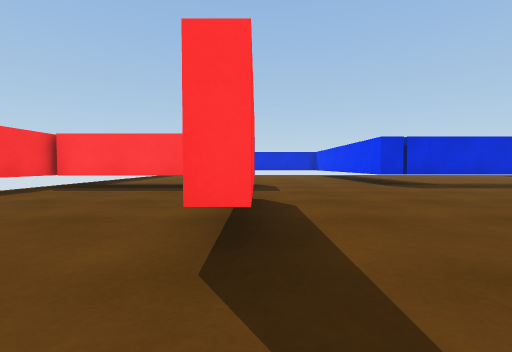
[1] (above)

23 first-person views from a walk through a Unity game level. The camera is 0.51 m above the floor, tilts 2° down and sees 85° across. The floor is counted in squares, 1 m on a side. Each view is taken from the middle of a square. On the plan, view 1 faces up. The plan holds only what a view shows up to about 9 squares ahead; the rest is blank.

[2]
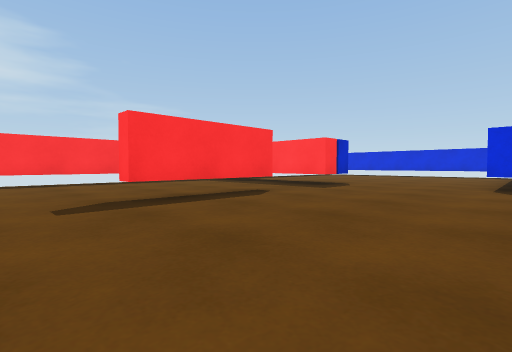

[3]
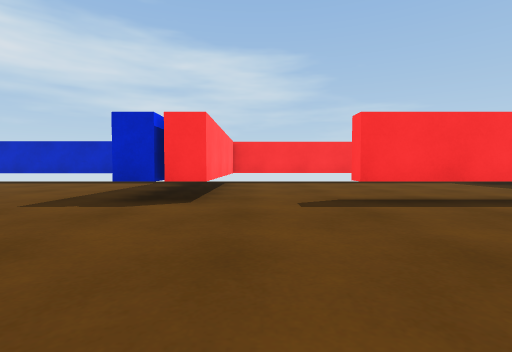

[4]
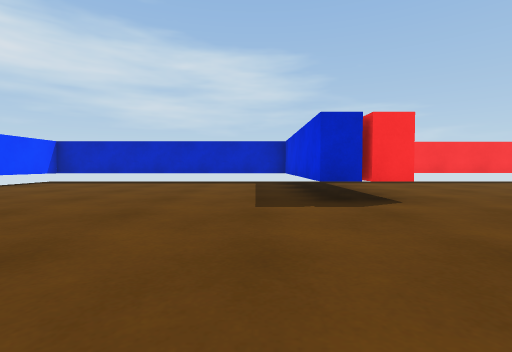

[5]
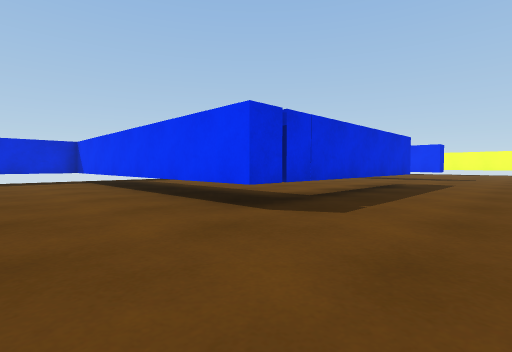

[6]
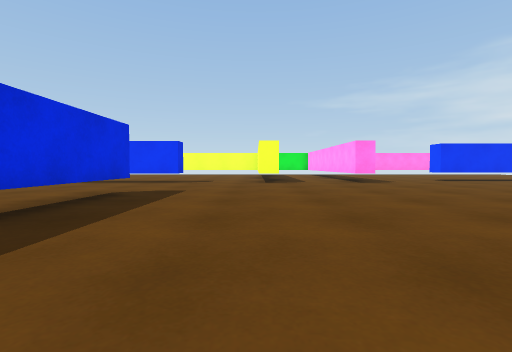

[7]
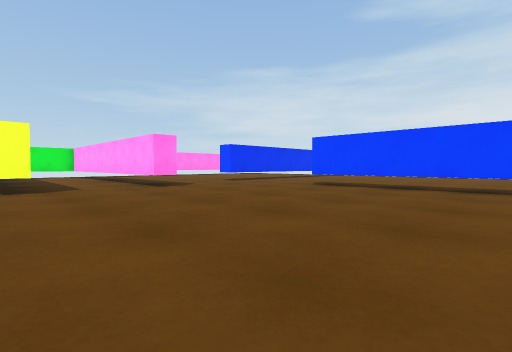

[8]
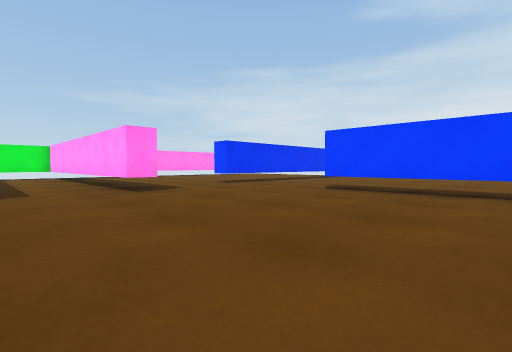

[9]
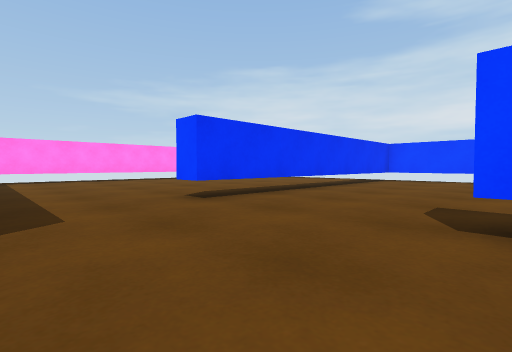

[10]
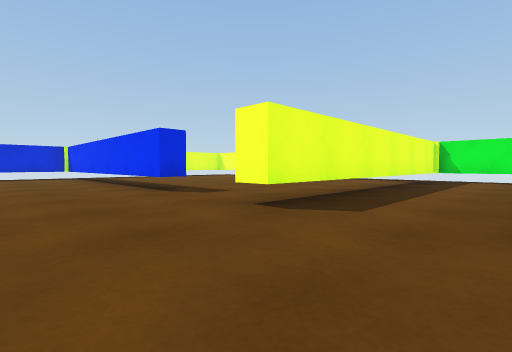

[11]
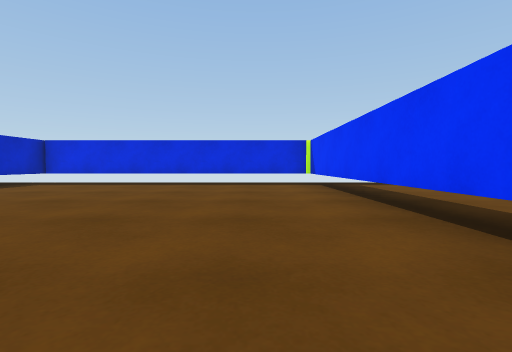

[12]
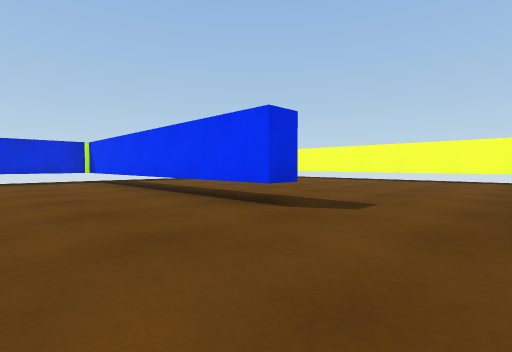

[13]
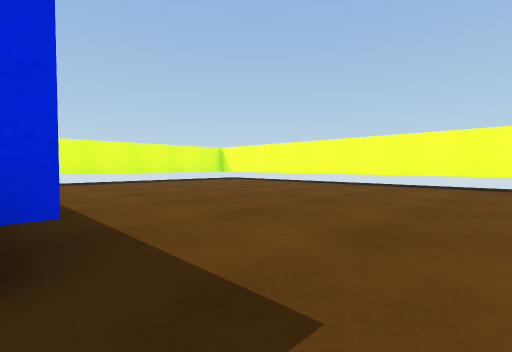

[14]
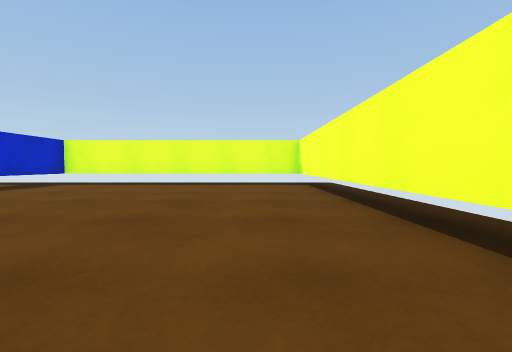

[15]
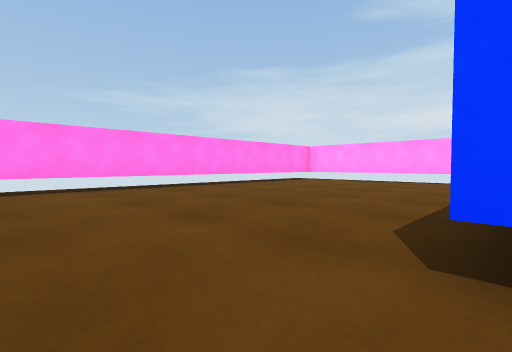

[16]
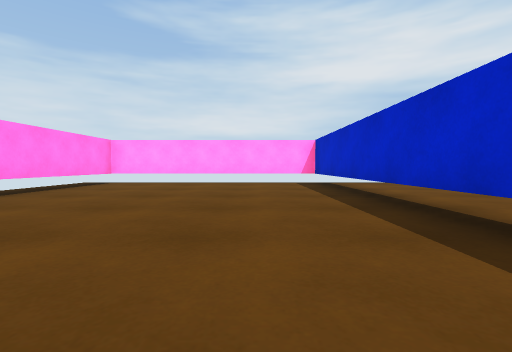

[17]
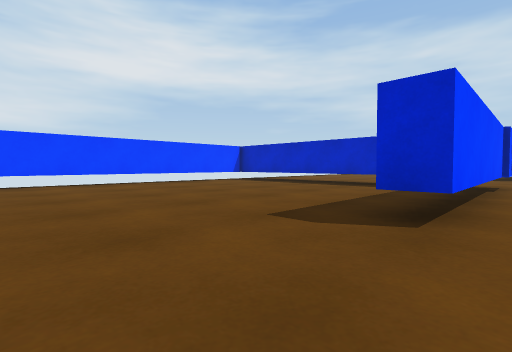

[18]
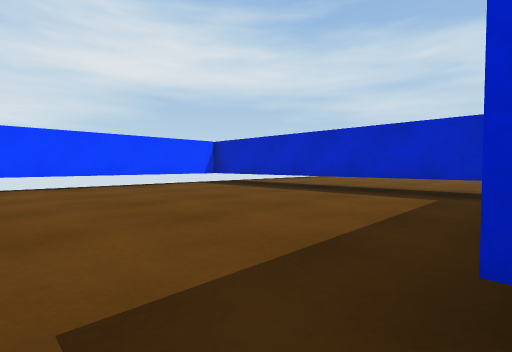

[19]
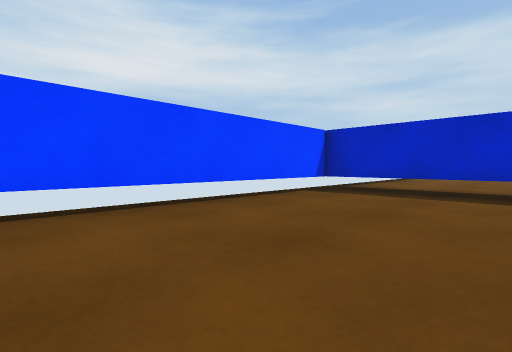

[20]
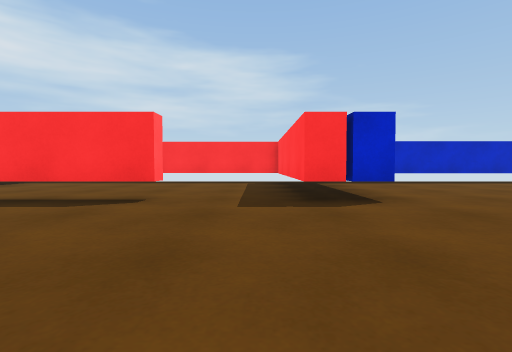

[21]
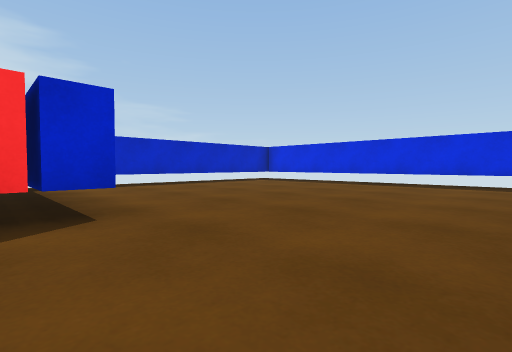

[22]
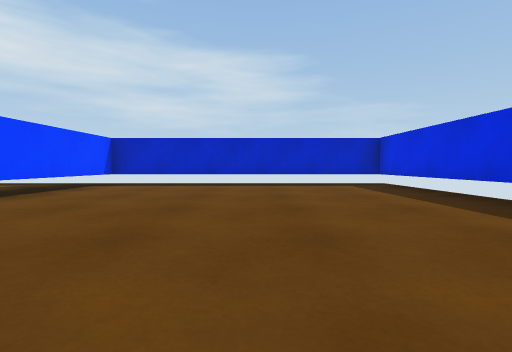

[23]
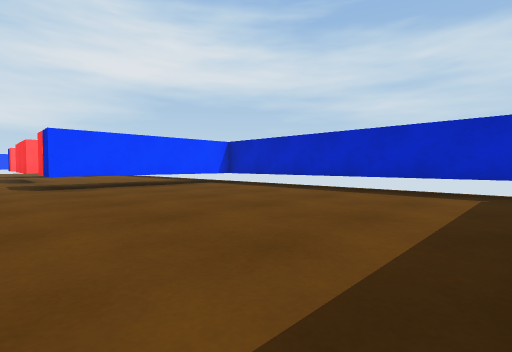

### Floor plan
Key: @ floor where view 1 was taken; # wall or solid block; . floor; T thing the floor can be seen under or through.
Columns run from 5 left of view 1 to 21 right of it. Each row starts with its distance up from view 1.
 16 ###########################
 15 #........#........T.......#
 14 #........#........T.......#
 13 #........T........T.......#
 12 #........T........T.......#
 11 #........T........T.......#
 10 #........T........T.......#
  9 #........T........T.......#
  8 ##TTTT...TTTTTT...T.......#
  7 #TTTTT....................#
  6 #.........................#
  5 #.................TTTTTT###
  4 #....T....................#
  3 #....T.... ...............#
  2 #....T.... .......######  #
  1 #......... .............. #
  0 #....@.... ...............#
 -1 ######...  ...............#
 -2 ######....TTTTTT...T......#
 -3 #.........T........T......#
 -4 #.........T........T......#
 -5 #.........T........T......#
 -6 #.........T........T......#
 -7 #.........T........T......#
 -8 #.........T........#......#
 -9 ###       ##########......#
-10                    ########

Where each view was taken, in squares from view 1:
view 1: 0 up, 0 right, facing up
view 2: 0 up, 4 right, facing up-left
view 3: 0 up, 4 right, facing left
view 4: 3 down, 4 right, facing left
view 5: 5 up, 1 right, facing up-right
view 6: 5 up, 4 right, facing right
view 7: 5 up, 6 right, facing down-right
view 8: 4 up, 7 right, facing down-right
view 9: 1 up, 10 right, facing down-right
view 10: 2 up, 10 right, facing up-right
view 11: 7 up, 11 right, facing up
view 12: 5 up, 10 right, facing up-right
view 13: 6 up, 13 right, facing up-right
view 14: 7 up, 19 right, facing up
view 15: 0 up, 14 right, facing down-right
view 16: 1 down, 16 right, facing down
view 17: 1 down, 13 right, facing down-left
view 18: 2 down, 11 right, facing down-left
view 19: 6 down, 11 right, facing down-left
view 20: 6 up, 4 right, facing left
view 21: 7 up, 3 right, facing up-left
view 22: 12 up, 3 right, facing left
view 23: 15 up, 1 right, facing down-left
